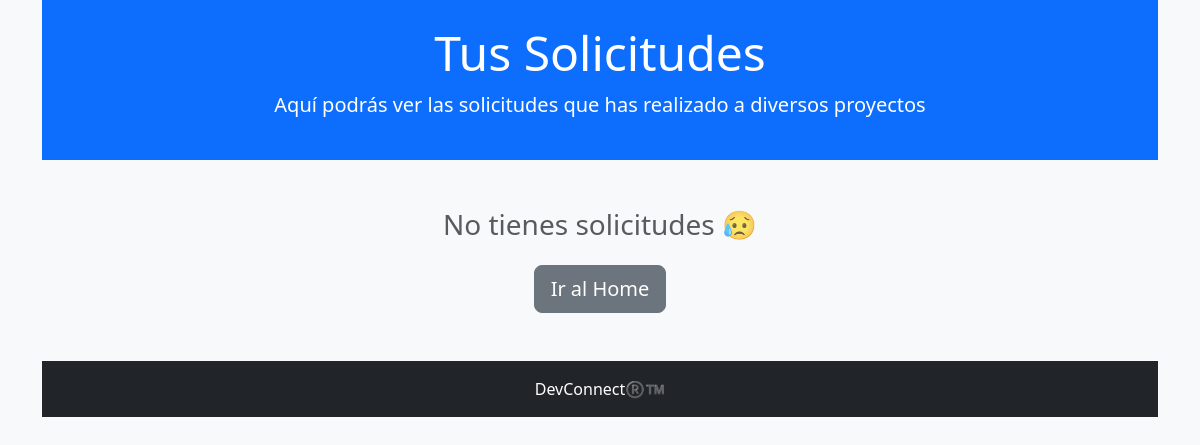
Page /ofertas/solicitudes_freelancer (signed in) on the earlier database version.
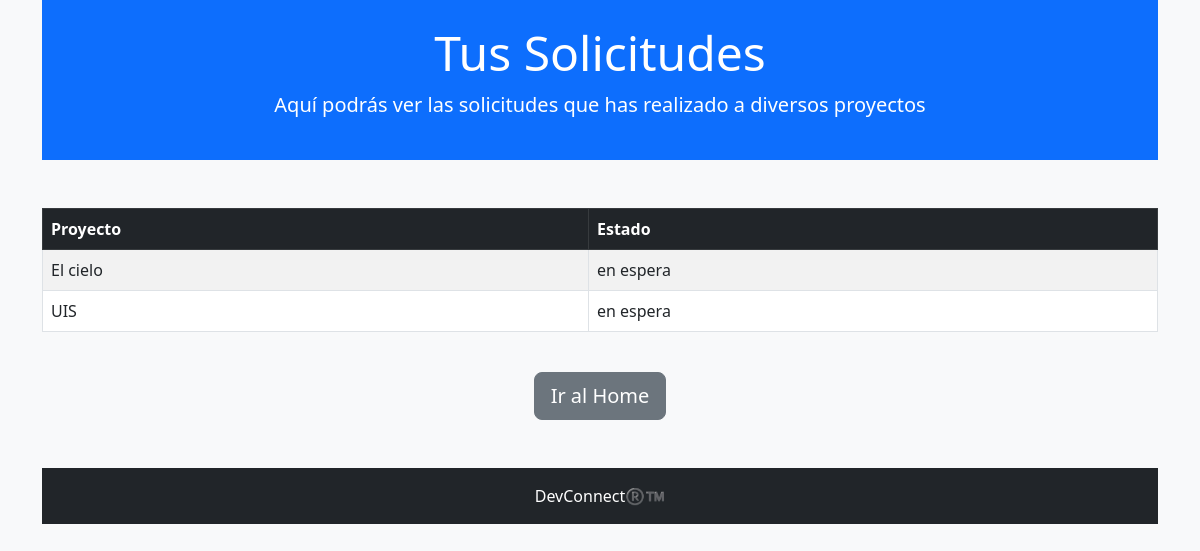
Same page on the later database version.
### ofertas/models.py (models this page shows)
class oferta(models.Model):
    proyecto=models.ForeignKey('home.proyecto',on_delete=models.CASCADE)
    freelancer=models.ForeignKey('usuarios.User',on_delete=models.CASCADE)
    fecha_oferta=models.DateTimeField(auto_now_add=True)
    estado=models.CharField(max_length=100,choices=(('aceptada','aceptada'),('rechazada','rechazada'),('en espera','en espera')))

### home/models.py (models this page shows, shortened)
class proyecto(models.Model):
    titulo=models.CharField(max_length=100)
    categoria=models.CharField(max_length=100,choices=(('web','web'),('movil','movil'),('escritorio','escritorio'),('data science','data science'),('machine learning','machine learning'),('otros','otros')))
    descripcion=models.TextField()
    tiempo=models.CharField(max_length=100,choices=(('1 semana','1 semana'),('2 semanas','2 semanas'),('3 semanas','3 semanas'),('1 mes','1 mes'),('2 meses','2 meses'),('3 meses','3 meses'),('mas de 3 meses','mas de 3 meses'),('obra labor','obra labor')))
    sueldo=models.PositiveIntegerField()
    cliente=models.ForeignKey(User,on_delete=models.CASCADE)
    fecha_creacion=models.DateTimeField(auto_now_add=True)
    fecha_finalizacion=models.DateTimeField()
    freelancer_asignado=models.ForeignKey(User,on_delete=models.CASCADE,related_name='freelancer_asignado',null=True,blank=True)
    estado=models.CharField(max_length=100,choices=(('en espera','en espera'),('en progreso','en progreso'),('finalizado','finalizado')))

### ofertas/views.py (the view)
# urls.py: path('solicitudes_freelancer',solicitudes_freelancer,name='solicitudes_freelancer'),
def solicitudes_freelancer(request):
    if request.user.user_type!='freelancer':
        return HttpResponse('You are not authorized to view this page')
    solicitudes=oferta.objects.filter(freelancer=request.user)
    return render(request,'freelancer/solicitudes_freelancer.html',context={'solicitudes':solicitudes})

### ofertas/templates/freelancer/solicitudes_freelancer.html (shortened to what this page needs)
<!DOCTYPE html>
<html>
    <head>
        <link href="https://cdn.jsdelivr.net/npm/bootstrap@5.3.0/dist/css/bootstrap.min.css" rel="stylesheet">
    </head>
    <body class="bg-light">
        <div class="container">
            <header class="bg-primary text-white text-center py-4">
                <h1 class="display-5">Tus Solicitudes</h1>
                <p class="lead">Aquí podrás ver las solicitudes que has realizado a diversos proyectos</p>
            </header>
            <main class="my-5">
                {% if solicitudes %}
                    <div class="table-responsive">
                        <table class="table table-striped table-bordered">
                            <thead class="table-dark">
                                <tr>
                                    <th>Proyecto</th>
                                    <th>Estado</th>
                                </tr>
                            </thead>
                            <tbody>
                                {% for solicitud in solicitudes %}
                                    <tr>
                                        <td>{{ solicitud.proyecto.titulo }}</td>
                                        <td>{{ solicitud.estado }}</td>
                                    </tr>
                                {% endfor %}
                            </tbody>
                        </table>
                    </div>
                {% else %}
                    <h3 class="text-center text-muted">No tienes solicitudes 😥</h3>
                {% endif %}
                <div class="text-center mt-4">
                    <a href="{% url 'freelancer_home' %}" class="btn btn-secondary btn-lg">Ir al Home</a>
                </div>
            </main>
            <footer class="bg-dark text-white text-center py-3">
                <p class="mb-0">DevConnect®️™️</p>
            </footer>
        </div>
    </body>
</html>

Differences in the rows shown:
added oferta: proyecto.titulo "El cielo", estado "en espera"
added oferta: proyecto.titulo "UIS", estado "en espera"
Other differences:
text no longer shown: "No tienes solicitudes 😥"
text now shown: "Proyecto Estado"
